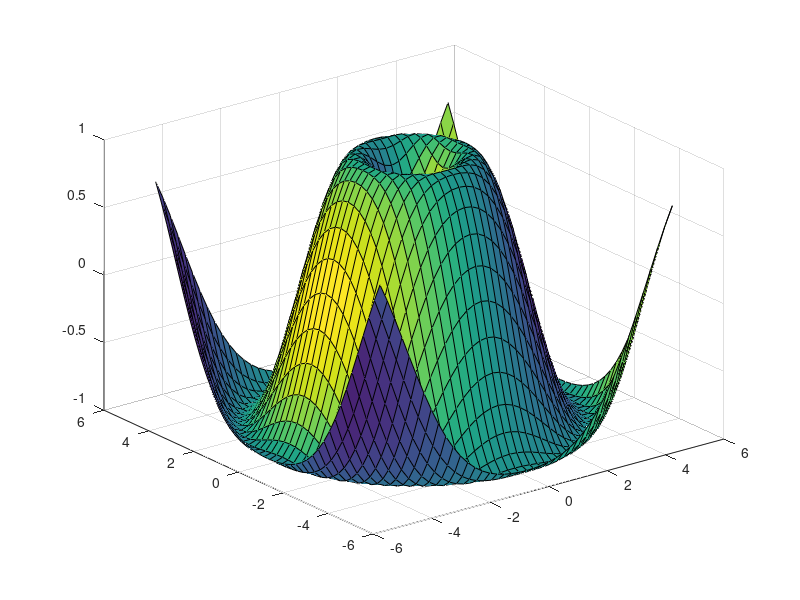

Recreate this plot in MATLAB.
%===============================================
% plots_3D_m.m
%
% Beispiel für 3D-Surface Plot in Matlab
% 
% (c) 2013 Christian Münker - Files zur Vorlesung "DSV auf FPGAs"
%===============================================
clear all; clf;
x = -5:.25:5; y = x;
[x,y] = meshgrid(x);
R = sqrt(x.^2 + y.^2);
Z = sin(R);
surf(x,y,Z,gradient(Z));